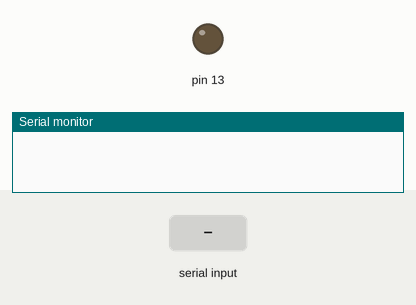
Simulated run of this sketch. Board: Arduino Uno, built with avr-gcc and run on an emulated ATmega328P. Shown: output pins drawn as LEDs (lit = HIGH), the last lines printed to the serial monitor. The test bench sets the inputs (shaded band).

Above: at 1.2 s.
1.3 s: "1\n" received over Serial
At 2.4 s:
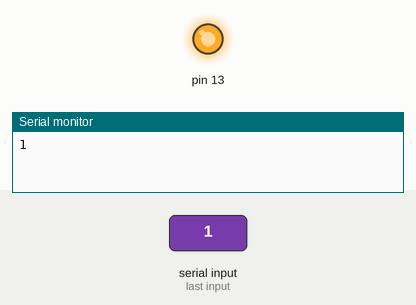
Timing chart, 0 to 4.3 s (numbered marks = the images above; inputs shaded):
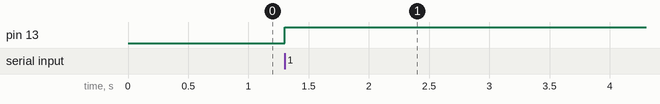

The sketch:

RPi_Ard_Ser_1.ino
```cpp
void setup() {
  Serial.begin(9600);
  pinMode(13, OUTPUT);

}

void loop() {
  while(true){
    if(Serial.available())
    {
      int byteRead = Serial.parseInt();
      //String byteRead = Serial.readString();
      //Serial.println("Read");
      if (byteRead == 1){//"Prime"){
        Serial.write("1");//Priming");
        digitalWrite(13, HIGH);
        delay(5000);
        Serial.write("2");//Primed");
      }
      else if (byteRead == 2){//"Purge"){
        Serial.write("3");//Purging");
        digitalWrite(13, LOW);
        delay(5000);
        Serial.write("4");//Purged");
      }
      else{
      }
    }
  }
}
```

Measured:
- after the input at 1.3 s, pin 13: LOW → HIGH at once
